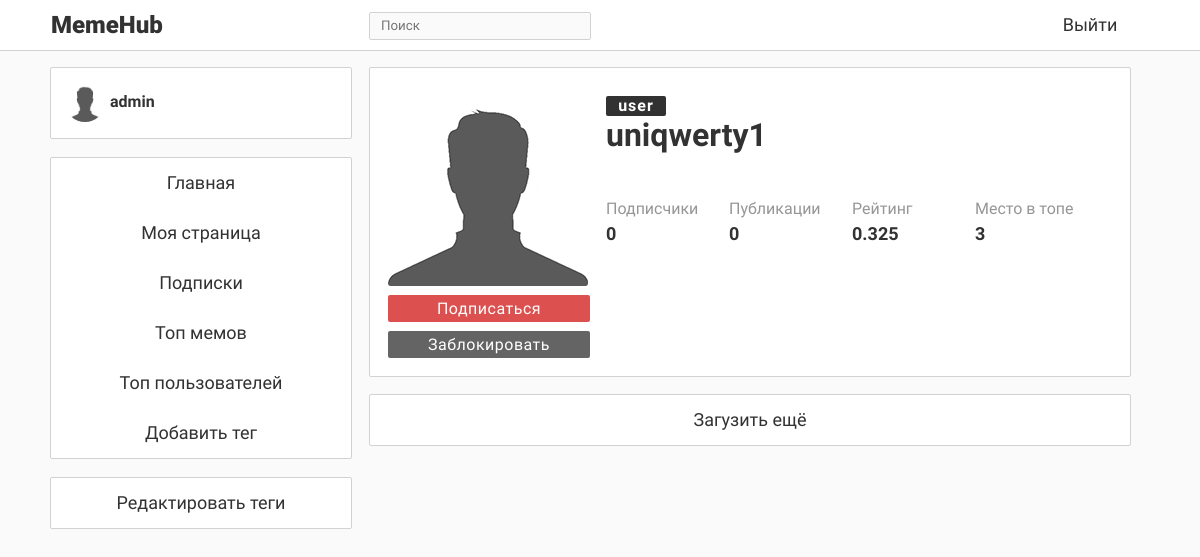
/author/3 (signed in), run on the app's committed database.
### data/users.py (models this page shows, shortened)
class User(SqlAlchemyBase, UserMixin, SerializerMixin):
    __tablename__ = 'users'
    id = sqlalchemy.Column(sqlalchemy.Integer,
                           primary_key=True, autoincrement=True)
    email = sqlalchemy.Column(sqlalchemy.String, unique=True, index=True, nullable=False)
    role = sqlalchemy.Column(sqlalchemy.Integer, default=0)
    hashed_password = sqlalchemy.Column(sqlalchemy.String, nullable=False)
    alias = sqlalchemy.Column(sqlalchemy.String, nullable=False)  # То, как пользователь подписан у других
    about = sqlalchemy.Column(sqlalchemy.String, nullable=True)
    bdate = sqlalchemy.Column(sqlalchemy.DateTime, nullable=True)
    memes = orm.relation("Meme", back_populates='author_')
    avatar = sqlalchemy.Column(sqlalchemy.String, default='default.png')
    liked = orm.relation("Meme", secondary='likes', backref='user', lazy='dynamic')
    repostes = orm.relation("Repost", back_populates='user_')
    subscribed = orm.relationship("User", secondary='subscribes',
                                  primaryjoin=(followers.c.subscriber == id),
                                  secondaryjoin=(followers.c.author == id),
                                  backref='subscriber', lazy='dynamic')
    subscribers = orm.relation("User", secondary='subscribes',
                               primaryjoin=(followers.c.author == id),
                               secondaryjoin=(followers.c.subscriber == id),
                               backref='author', lazy='dynamic')
    rating = sqlalchemy.Column(sqlalchemy.Integer, default=0)
    is_blocked = sqlalchemy.Column(sqlalchemy.Boolean, default=False)

### main.py (the view, shortened to what this page needs)
@app.route('/author/<username_id>', methods=['GET', 'POST'])
def user_page(username_id):
    form = EditProfileForm()
    form2 = MemePublishForm()
    error_message = ''
    data = gen_data(do_get_content=False)
    data['content'] = get_user_content(username_id, int(current_user.get_id())).json['content']
    data['user_page'] = get_user_page_data(username_id)
    data['user_page']['error_message'] = error_message
    data['type'] = 'page'
    session = db_session.create_session()
    data['user_page']['tags'] = [i.title for i in session.query(Tag).all()]
    return render_template('main.html', data=data, title=data['user_page']['username'], form=form, form2=form2)

### templates/main.html (shortened to what this page needs)
{% extends "base.html" %}
{% block content %}
    <div id="main" >
    {% if data['user_page']['is_page'] %}
        <div class="meme_block">
            <form method="post" novalidate enctype="multipart/form-data">
                <div class="head_block">
                    <div class="img_sub_block">
                        <div class="img_block">
                            {% if data['user_page']['type'] == 'me' %}
                                <div class="up_img_text" onclick="document.getElementById('img-input').click()">Обновить
                                    фотографию
                                </div>
                                <img src="{{ data['user_page']['user_img'] }}" class="up_img">
                            {% else %}
                                <img src="{{ data['user_page']['user_img'] }}" class="up_img_other">
                            {% endif %}
                        </div>
                        <div class="sub_block">
                            {% if data['user_page']['type'] != 'me' %}
                                {% if data['user_page']['is_sub'] %}
                                    <div class="sub_button sub_button_true" id="sub-button" onclick="sub_click()">Вы
                                        подписаны
                                    </div>
                                {% else %}
                                    <div class="sub_button sub_button_false" id="sub-button" onclick="sub_click()">
                                        Подписаться
                                    </div>
                                {% endif %}
                            {% endif %}
                            {% if data['info']['role'] == 'admin' and data['user_page']['role'] != 'admin' %}
                                {% if data['user_page']['is_block'] %}
                                    <div class="sub_button block_button_true" id="block-button" onclick="block_click()">
                                        Разблокировать
                                    </div>
                                {% else %}
                                    <div class="sub_button block_button_false" id="block-button"
                                         onclick="block_click()">Заблокировать
                                    </div>
                                {% endif %}
                            {% endif %}
                        </div>
                    </div>
                    <div class="username_block">
                        <div class="up_role">
                            {% if data['user_page']['role'] %}
                                <div class="admin_role">{{ data['user_page']['role'] }}</div>
                            {% endif %}
                        </div>
                        {% if data['user_page']['type'] == 'me' %}
                            <div class="up_text_block up_username_div">
                                {{ form.alias(value=data['user_page']['username'], onchange="document.getElementById('form-submit').click()", class="up_text_block_input up_username", autocomplete="off", maxlength=25) }}
                            </div>
                            <div class="up_text_block up_status_div">
                                {{ form.about(rows=5, value=data['user_page']['status'], onchange="document.getElementById('form-submit').click()", class="up_text_block_input up_status up_text_block_input2", autocomplete="off", maxlength=40) }}
                            </div>
                        {% else %}
                            <div class="up_text_block_other up_username_div_other">
                                <div class="up_text_block_input_other up_username_other">{{ data['user_page']['username'] }}</div>
                            </div>
                            <div class="up_text_block_other up_status_div_other">
                                <div class="up_text_block_input_other up_status_other up_text_block_input2_other">{{ data['user_page']['status'] }}</div>
                            </div>
                        {% endif %}
                        <div class="info_block">
                            <div class="up_data_block">
                                <div class="up_data_block_part1">Подписчики</div>
                                <div class="up_data_block_part2" id="subs-number">{{ data['user_page']['subs'] }}</div>
                            </div>
                            <div class="up_data_block">
                                <div class="up_data_block_part1">Публикации</div>
                                <div class="up_data_block_part2">{{ data['user_page']['posts'] }}</div>
                            </div>
                            <div class="up_data_block">
                                <div class="up_data_block_part1">Рейтинг</div>
                                <div class="up_data_block_part2">{{ data['user_page']['rating'] }}</div>
                            </div>
                            <div class="up_data_block">
                                <div class="up_data_block_part1">Место в топе</div>
                                <div class="up_data_block_part2">{{ data['user_page']['top'] }}</div>
                            </div>
                        </div>
                    </div>
                </div>
            </form>
        </div>
    {% endif %}
    <div class="meme_block load_button" id="load_more" onclick="load_more()">Загузить ещё</div>
    </div>
{% endblock %}

### templates/base.html (shortened to what this page needs)
<!doctype html>
<html lang="ru">
    <head>
        <link rel="stylesheet" type="text/css" href="../../static/css/main_css.css">
        <link rel="stylesheet" type="text/css" href="../../static/css/base_css.css">
        <link rel="stylesheet" type="text/css" href="../../static/css/reg_log_css.css">
        <link rel="stylesheet" type="text/css" href="../../static/css/user_page_css.css">
        <link rel="stylesheet" type="text/css" href="../../static/css/publish_css.css">
        <link rel="stylesheet" type="text/css" href="../../static/css/subscribes_css.css">
    </head>
    <body class="bg_style"
            {% if data['type'] in ('main', 'page', 'search') %} onload="window.k = 0; primary_load()"
            {% endif %}
    >
        <div class="navigation">
            <div class="nav_block">
                <div class="logo">MemeHub</div>
                <div class="search_block">
                    <div class="search_div">
                        <input class="search" placeholder="Поиск" onkeypress="return SearchEnter(event)" id="search">
                    </div>
                </div>
                {% if data['info']['is_auth'] %}
                    <a class="nav_buttons nav_button1" href="/logout">Выйти</a>
                {% else %}
                    <a class="nav_buttons nav_button1" href="/login">Войти</a>
                    <a class="nav_buttons nav_button2" href="/register">Регистрация</a>
                {% endif %}
            </div>
        </div>
        <div class="content_block">
            <div class="left_block">
                {% if data['info']['is_auth'] %}
                    <div class="menu_block menu_block2">
                        <div class="my_page" onClick="window.location='/me'">
                            <div class="test">
                                <a><img src="{{ data['info']['user_img'] }}" class="author_img"></a>
                                <div class="author_name"><a>{{ data['info']['alias'] }}</a></div>
                            </div>
                        </div>
                    </div>
                {% endif %}
                <div class="menu_block menu_block1">
                    <div class="menu_section" onClick="window.location='/'">Главная</div>
                    {% if data['info']['is_auth'] %}
                        <div class="menu_section" onClick="window.location='/me'">Моя страница</div>
                        <div class="menu_section" onClick="window.location='/subscribed'">Подписки</div>
                    {% endif %}
                    <div class="menu_section" onClick="window.location='/top_memes'">Топ мемов</div>
                    <div class="menu_section" onClick="window.location='/top_users'">Топ пользователей</div>
                    {% if data['info']['role'] == 'admin' %}
                        <div class="menu_section" onClick="window.location='/addtag'">Добавить тег</div>
                    {% endif %}
                </div>
                {% if data['info']['role'] == 'admin' %}
                    <div class="menu_block menu_block1">
                        <div class="menu_section" onClick="window.location='/addtag'">Редактировать теги</div>
                    </div>
                {% endif %}
            </div>
            <div class="center_block">
                {% block content %}{% endblock %}
            </div>
        </div>
    </body>
</html>

### data on the page
User: info.alias "admin"
User: user_page.username "uniqwerty1", user_page.rating "0.325"

### other printed values
{{ data['user_page']['role'] }} "user"
{{ data['user_page']['subs'] }} "0"
{{ data['user_page']['posts'] }} "0"
{{ data['user_page']['top'] }} "3"
